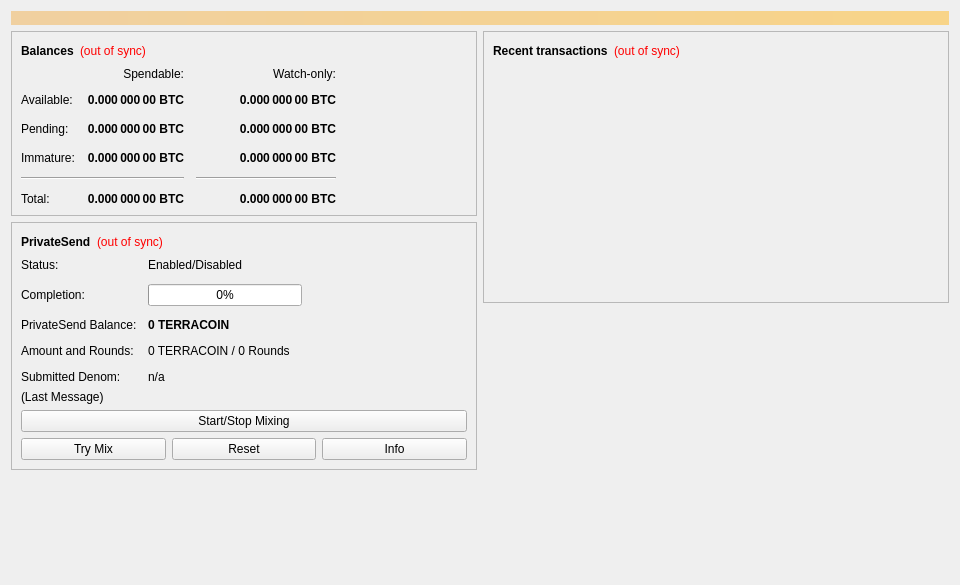
<?xml version="1.0" encoding="UTF-8"?>
<ui version="4.0">
 <class>OverviewPage</class>
 <widget class="QWidget" name="OverviewPage">
  <property name="geometry">
   <rect>
    <x>0</x>
    <y>0</y>
    <width>960</width>
    <height>585</height>
   </rect>
  </property>
  <property name="minimumSize">
   <size>
    <width>960</width>
    <height>0</height>
   </size>
  </property>
  <property name="windowTitle">
   <string>Form</string>
  </property>
  <layout class="QVBoxLayout" name="topLayout">
   <item>
    <widget class="QLabel" name="labelAlerts">
     <property name="visible">
      <bool>false</bool>
     </property>
     <property name="styleSheet">
      <string notr="true">QLabel { background-color: qlineargradient(x1: 0, y1: 0, x2: 1, y2: 0, stop:0 #F0D0A0, stop:1 #F8D488); color:#000000; }</string>
     </property>
     <property name="wordWrap">
      <bool>true</bool>
     </property>
     <property name="margin">
      <number>3</number>
     </property>
     <property name="textInteractionFlags">
      <set>Qt::TextSelectableByMouse</set>
     </property>
    </widget>
   </item>
   <item>
    <layout class="QHBoxLayout" name="horizontalLayout" stretch="1,1">
     <item>
      <layout class="QVBoxLayout" name="verticalLayout_2">
       <item>
        <widget class="QFrame" name="frame">
         <property name="frameShape">
          <enum>QFrame::StyledPanel</enum>
         </property>
         <property name="frameShadow">
          <enum>QFrame::Raised</enum>
         </property>
         <layout class="QVBoxLayout" name="verticalLayout_4">
          <item>
           <layout class="QHBoxLayout" name="horizontalLayout_4">
            <item>
             <widget class="QLabel" name="label_5">
              <property name="font">
               <font>
                <weight>75</weight>
                <bold>true</bold>
               </font>
              </property>
              <property name="text">
               <string>Balances</string>
              </property>
             </widget>
            </item>
            <item>
             <widget class="QLabel" name="labelWalletStatus">
              <property name="toolTip">
               <string>The displayed information may be out of date. Your wallet automatically synchronizes with the Terracoin network after a connection is established, but this process has not completed yet.</string>
              </property>
              <property name="styleSheet">
               <string notr="true">QLabel { color: red; }</string>
              </property>
              <property name="text">
               <string notr="true">(out of sync)</string>
              </property>
              <property name="alignment">
               <set>Qt::AlignLeading|Qt::AlignLeft|Qt::AlignVCenter</set>
              </property>
             </widget>
            </item>
            <item>
             <spacer name="horizontalSpacer_3">
              <property name="orientation">
               <enum>Qt::Horizontal</enum>
              </property>
              <property name="sizeHint" stdset="0">
               <size>
                <width>40</width>
                <height>20</height>
               </size>
              </property>
             </spacer>
            </item>
           </layout>
          </item>
          <item>
           <layout class="QGridLayout" name="gridLayout">
            <property name="spacing">
             <number>12</number>
            </property>
            <item row="2" column="2">
             <widget class="QLabel" name="labelWatchPending">
              <property name="font">
               <font>
                <weight>75</weight>
                <bold>true</bold>
               </font>
              </property>
              <property name="cursor">
               <cursorShape>IBeamCursor</cursorShape>
              </property>
              <property name="toolTip">
               <string>Unconfirmed transactions to watch-only addresses</string>
              </property>
              <property name="text">
               <string notr="true">0.000 000 00 BTC</string>
              </property>
              <property name="alignment">
               <set>Qt::AlignRight|Qt::AlignTrailing|Qt::AlignVCenter</set>
              </property>
              <property name="textInteractionFlags">
               <set>Qt::LinksAccessibleByMouse|Qt::TextSelectableByKeyboard|Qt::TextSelectableByMouse</set>
              </property>
             </widget>
            </item>
            <item row="2" column="1">
             <widget class="QLabel" name="labelUnconfirmed">
              <property name="font">
               <font>
                <weight>75</weight>
                <bold>true</bold>
               </font>
              </property>
              <property name="cursor">
               <cursorShape>IBeamCursor</cursorShape>
              </property>
              <property name="toolTip">
               <string>Total of transactions that have yet to be confirmed, and do not yet count toward the spendable balance</string>
              </property>
              <property name="text">
               <string notr="true">0.000 000 00 BTC</string>
              </property>
              <property name="alignment">
               <set>Qt::AlignRight|Qt::AlignTrailing|Qt::AlignVCenter</set>
              </property>
              <property name="textInteractionFlags">
               <set>Qt::LinksAccessibleByMouse|Qt::TextSelectableByKeyboard|Qt::TextSelectableByMouse</set>
              </property>
             </widget>
            </item>
            <item row="3" column="2">
             <widget class="QLabel" name="labelWatchImmature">
              <property name="font">
               <font>
                <weight>75</weight>
                <bold>true</bold>
               </font>
              </property>
              <property name="cursor">
               <cursorShape>IBeamCursor</cursorShape>
              </property>
              <property name="toolTip">
               <string>Mined balance in watch-only addresses that has not yet matured</string>
              </property>
              <property name="text">
               <string notr="true">0.000 000 00 BTC</string>
              </property>
              <property name="alignment">
               <set>Qt::AlignRight|Qt::AlignTrailing|Qt::AlignVCenter</set>
              </property>
              <property name="textInteractionFlags">
               <set>Qt::LinksAccessibleByMouse|Qt::TextSelectableByKeyboard|Qt::TextSelectableByMouse</set>
              </property>
             </widget>
            </item>
            <item row="4" column="0" colspan="2">
             <widget class="Line" name="lineSpendableBalance">
              <property name="orientation">
               <enum>Qt::Horizontal</enum>
              </property>
             </widget>
            </item>
            <item row="4" column="2">
             <widget class="Line" name="lineWatchBalance">
              <property name="sizePolicy">
               <sizepolicy hsizetype="Preferred" vsizetype="Fixed">
                <horstretch>0</horstretch>
                <verstretch>0</verstretch>
               </sizepolicy>
              </property>
              <property name="minimumSize">
               <size>
                <width>140</width>
                <height>0</height>
               </size>
              </property>
              <property name="orientation">
               <enum>Qt::Horizontal</enum>
              </property>
             </widget>
            </item>
            <item row="5" column="0">
             <widget class="QLabel" name="labelTotalText">
              <property name="text">
               <string>Total:</string>
              </property>
             </widget>
            </item>
            <item row="3" column="1">
             <widget class="QLabel" name="labelImmature">
              <property name="font">
               <font>
                <weight>75</weight>
                <bold>true</bold>
               </font>
              </property>
              <property name="cursor">
               <cursorShape>IBeamCursor</cursorShape>
              </property>
              <property name="toolTip">
               <string>Mined balance that has not yet matured</string>
              </property>
              <property name="text">
               <string notr="true">0.000 000 00 BTC</string>
              </property>
              <property name="alignment">
               <set>Qt::AlignRight|Qt::AlignTrailing|Qt::AlignVCenter</set>
              </property>
              <property name="textInteractionFlags">
               <set>Qt::LinksAccessibleByMouse|Qt::TextSelectableByKeyboard|Qt::TextSelectableByMouse</set>
              </property>
             </widget>
            </item>
            <item row="2" column="3">
             <spacer name="horizontalSpacer_2">
              <property name="orientation">
               <enum>Qt::Horizontal</enum>
              </property>
              <property name="sizeHint" stdset="0">
               <size>
                <width>40</width>
                <height>20</height>
               </size>
              </property>
             </spacer>
            </item>
            <item row="3" column="0">
             <widget class="QLabel" name="labelImmatureText">
              <property name="text">
               <string>Immature:</string>
              </property>
             </widget>
            </item>
            <item row="5" column="1">
             <widget class="QLabel" name="labelTotal">
              <property name="font">
               <font>
                <weight>75</weight>
                <bold>true</bold>
               </font>
              </property>
              <property name="cursor">
               <cursorShape>IBeamCursor</cursorShape>
              </property>
              <property name="toolTip">
               <string>Your current total balance</string>
              </property>
              <property name="text">
               <string notr="true">0.000 000 00 BTC</string>
              </property>
              <property name="alignment">
               <set>Qt::AlignRight|Qt::AlignTrailing|Qt::AlignVCenter</set>
              </property>
              <property name="textInteractionFlags">
               <set>Qt::LinksAccessibleByMouse|Qt::TextSelectableByKeyboard|Qt::TextSelectableByMouse</set>
              </property>
             </widget>
            </item>
            <item row="5" column="2">
             <widget class="QLabel" name="labelWatchTotal">
              <property name="font">
               <font>
                <weight>75</weight>
                <bold>true</bold>
               </font>
              </property>
              <property name="cursor">
               <cursorShape>IBeamCursor</cursorShape>
              </property>
              <property name="toolTip">
               <string>Current total balance in watch-only addresses</string>
              </property>
              <property name="text">
               <string notr="true">0.000 000 00 BTC</string>
              </property>
              <property name="alignment">
               <set>Qt::AlignRight|Qt::AlignTrailing|Qt::AlignVCenter</set>
              </property>
              <property name="textInteractionFlags">
               <set>Qt::LinksAccessibleByMouse|Qt::TextSelectableByKeyboard|Qt::TextSelectableByMouse</set>
              </property>
             </widget>
            </item>
            <item row="0" column="2">
             <widget class="QLabel" name="labelWatchonly">
              <property name="text">
               <string>Watch-only:</string>
              </property>
              <property name="alignment">
               <set>Qt::AlignRight|Qt::AlignTrailing|Qt::AlignVCenter</set>
              </property>
             </widget>
            </item>
            <item row="1" column="0">
             <widget class="QLabel" name="labelBalanceText">
              <property name="text">
               <string>Available:</string>
              </property>
             </widget>
            </item>
            <item row="1" column="1">
             <widget class="QLabel" name="labelBalance">
              <property name="font">
               <font>
                <weight>75</weight>
                <bold>true</bold>
               </font>
              </property>
              <property name="cursor">
               <cursorShape>IBeamCursor</cursorShape>
              </property>
              <property name="toolTip">
               <string>Your current spendable balance</string>
              </property>
              <property name="text">
               <string notr="true">0.000 000 00 BTC</string>
              </property>
              <property name="alignment">
               <set>Qt::AlignRight|Qt::AlignTrailing|Qt::AlignVCenter</set>
              </property>
              <property name="textInteractionFlags">
               <set>Qt::LinksAccessibleByMouse|Qt::TextSelectableByKeyboard|Qt::TextSelectableByMouse</set>
              </property>
             </widget>
            </item>
            <item row="1" column="2">
             <widget class="QLabel" name="labelWatchAvailable">
              <property name="font">
               <font>
                <weight>75</weight>
                <bold>true</bold>
               </font>
              </property>
              <property name="cursor">
               <cursorShape>IBeamCursor</cursorShape>
              </property>
              <property name="toolTip">
               <string>Your current balance in watch-only addresses</string>
              </property>
              <property name="text">
               <string notr="true">0.000 000 00 BTC</string>
              </property>
              <property name="alignment">
               <set>Qt::AlignRight|Qt::AlignTrailing|Qt::AlignVCenter</set>
              </property>
              <property name="textInteractionFlags">
               <set>Qt::LinksAccessibleByMouse|Qt::TextSelectableByKeyboard|Qt::TextSelectableByMouse</set>
              </property>
             </widget>
            </item>
            <item row="2" column="0">
             <widget class="QLabel" name="labelPendingText">
              <property name="text">
               <string>Pending:</string>
              </property>
             </widget>
            </item>
            <item row="0" column="1">
             <widget class="QLabel" name="labelSpendable">
              <property name="text">
               <string>Spendable:</string>
              </property>
              <property name="alignment">
               <set>Qt::AlignRight|Qt::AlignTrailing|Qt::AlignVCenter</set>
              </property>
             </widget>
            </item>
           </layout>
          </item>
         </layout>
        </widget>
       </item>
       <item>
        <widget class="QFrame" name="framePrivateSend">
         <property name="layoutDirection">
          <enum>Qt::LeftToRight</enum>
         </property>
         <property name="frameShape">
          <enum>QFrame::StyledPanel</enum>
         </property>
         <property name="frameShadow">
          <enum>QFrame::Raised</enum>
         </property>
         <layout class="QVBoxLayout" name="VerticalLayout_PS1">
          <item>
           <layout class="QHBoxLayout" name="horizontalLayout_5">
            <item>
             <widget class="QLabel" name="labelPrivateSendHeader">
              <property name="font">
               <font>
                <weight>75</weight>
                <bold>true</bold>
               </font>
              </property>
              <property name="text">
               <string>PrivateSend</string>
              </property>
             </widget>
            </item>
            <item>
             <widget class="QLabel" name="labelPrivateSendSyncStatus">
              <property name="toolTip">
               <string>The displayed information may be out of date. Your wallet automatically synchronizes with the Terracoin network after a connection is established, but this process has not completed yet.</string>
              </property>
              <property name="styleSheet">
               <string notr="true">QLabel { color: red; }</string>
              </property>
              <property name="text">
               <string notr="true">(out of sync)</string>
              </property>
              <property name="alignment">
               <set>Qt::AlignLeading|Qt::AlignLeft|Qt::AlignVCenter</set>
              </property>
             </widget>
            </item>
            <item>
             <spacer name="horizontalSpacer_4">
              <property name="orientation">
               <enum>Qt::Horizontal</enum>
              </property>
              <property name="sizeHint" stdset="0">
               <size>
                <width>40</width>
                <height>20</height>
               </size>
              </property>
             </spacer>
            </item>
           </layout>
          </item>
          <item>
           <layout class="QFormLayout" name="privateSendFormLayout">
            <property name="fieldGrowthPolicy">
             <enum>QFormLayout::AllNonFixedFieldsGrow</enum>
            </property>
            <property name="horizontalSpacing">
             <number>11</number>
            </property>
            <property name="verticalSpacing">
             <number>12</number>
            </property>
            <item row="0" column="0">
             <widget class="QLabel" name="labelPrivateSendEnabledText">
              <property name="text">
               <string>Status:</string>
              </property>
             </widget>
            </item>
            <item row="0" column="1">
             <widget class="QLabel" name="labelPrivateSendEnabled">
              <property name="text">
               <string>Enabled/Disabled</string>
              </property>
             </widget>
            </item>
            <item row="1" column="0">
             <widget class="QLabel" name="labelCompletitionText">
              <property name="text">
               <string>Completion:</string>
              </property>
             </widget>
            </item>
            <item row="1" column="1">
             <widget class="QProgressBar" name="privateSendProgress">
              <property name="maximumSize">
               <size>
                <width>154</width>
                <height>16777215</height>
               </size>
              </property>
              <property name="value">
               <number>0</number>
              </property>
             </widget>
            </item>
            <item row="2" column="0">
             <widget class="QLabel" name="labelAnonymizedText">
              <property name="text">
               <string>PrivateSend Balance:</string>
              </property>
             </widget>
            </item>
            <item row="2" column="1">
             <widget class="QLabel" name="labelAnonymized">
              <property name="font">
               <font>
                <weight>75</weight>
                <bold>true</bold>
               </font>
              </property>
              <property name="text">
               <string notr="true">0 TERRACOIN</string>
              </property>
             </widget>
            </item>
            <item row="3" column="0">
             <widget class="QLabel" name="labelAmountAndRoundsText">
              <property name="text">
               <string>Amount and Rounds:</string>
              </property>
             </widget>
            </item>
            <item row="3" column="1">
             <widget class="QLabel" name="labelAmountRounds">
              <property name="text">
               <string>0 TERRACOIN / 0 Rounds</string>
              </property>
             </widget>
            </item>
            <item row="4" column="0">
             <widget class="QLabel" name="labelSubmittedDenomText">
              <property name="text">
               <string>Submitted Denom:</string>
              </property>
             </widget>
            </item>
            <item row="4" column="1">
             <widget class="QLabel" name="labelSubmittedDenom">
              <property name="toolTip">
               <string>The denominations you submitted to the Masternode.&lt;br&gt;To mix, other users must submit the exact same denominations.</string>
              </property>
              <property name="text">
               <string>n/a</string>
              </property>
             </widget>
            </item>
           </layout>
          </item>
          <item>
           <layout class="QVBoxLayout" name="VerticalLayout_PS">
            <item>
             <widget class="QLabel" name="labelPrivateSendLastMessage">
              <property name="text">
               <string>(Last Message)</string>
              </property>
              <property name="alignment">
               <set>Qt::AlignLeading|Qt::AlignLeft|Qt::AlignTop</set>
              </property>
              <property name="wordWrap">
               <bool>true</bool>
              </property>
             </widget>
            </item>
            <item>
             <widget class="QPushButton" name="togglePrivateSend">
              <property name="sizePolicy">
               <sizepolicy hsizetype="MinimumExpanding" vsizetype="Fixed">
                <horstretch>0</horstretch>
                <verstretch>0</verstretch>
               </sizepolicy>
              </property>
              <property name="text">
               <string>Start/Stop Mixing</string>
              </property>
             </widget>
            </item>
            <item>
             <layout class="QHBoxLayout" name="horizontalLayout_debugbuttons">
              <item>
               <widget class="QPushButton" name="privateSendAuto">
                <property name="sizePolicy">
                 <sizepolicy hsizetype="MinimumExpanding" vsizetype="Fixed">
                  <horstretch>0</horstretch>
                  <verstretch>0</verstretch>
                 </sizepolicy>
                </property>
                <property name="toolTip">
                 <string>Try to manually submit a PrivateSend request.</string>
                </property>
                <property name="text">
                 <string>Try Mix</string>
                </property>
               </widget>
              </item>
              <item>
               <widget class="QPushButton" name="privateSendReset">
                <property name="sizePolicy">
                 <sizepolicy hsizetype="MinimumExpanding" vsizetype="Fixed">
                  <horstretch>0</horstretch>
                  <verstretch>0</verstretch>
                 </sizepolicy>
                </property>
                <property name="toolTip">
                 <string>Reset the current status of PrivateSend (can interrupt PrivateSend if it's in the process of Mixing, which can cost you money!)</string>
                </property>
                <property name="autoFillBackground">
                 <bool>false</bool>
                </property>
                <property name="text">
                 <string>Reset</string>
                </property>
               </widget>
              </item>
              <item>
               <widget class="QPushButton" name="privateSendInfo">
                <property name="sizePolicy">
                 <sizepolicy hsizetype="MinimumExpanding" vsizetype="Fixed">
                  <horstretch>0</horstretch>
                  <verstretch>0</verstretch>
                 </sizepolicy>
                </property>
                <property name="toolTip">
                 <string>Information about PrivateSend and Mixing</string>
                </property>
                <property name="text">
                 <string>Info</string>
                </property>
               </widget>
              </item>
             </layout>
            </item>
           </layout>
          </item>
         </layout>
        </widget>
       </item>
       <item>
        <spacer name="verticalSpacer">
         <property name="orientation">
          <enum>Qt::Vertical</enum>
         </property>
         <property name="sizeHint" stdset="0">
          <size>
           <width>20</width>
           <height>40</height>
          </size>
         </property>
        </spacer>
       </item>
      </layout>
     </item>
     <item>
      <layout class="QVBoxLayout" name="verticalLayout_3">
       <item>
        <widget class="QFrame" name="frame_2">
         <property name="frameShape">
          <enum>QFrame::StyledPanel</enum>
         </property>
         <property name="frameShadow">
          <enum>QFrame::Raised</enum>
         </property>
         <layout class="QVBoxLayout" name="verticalLayout">
          <item>
           <layout class="QHBoxLayout" name="horizontalLayout_2">
            <item>
             <widget class="QLabel" name="label_4">
              <property name="font">
               <font>
                <weight>75</weight>
                <bold>true</bold>
               </font>
              </property>
              <property name="text">
               <string>Recent transactions</string>
              </property>
             </widget>
            </item>
            <item>
             <widget class="QLabel" name="labelTransactionsStatus">
              <property name="toolTip">
               <string>The displayed information may be out of date. Your wallet automatically synchronizes with the Terracoin network after a connection is established, but this process has not completed yet.</string>
              </property>
              <property name="styleSheet">
               <string notr="true">QLabel { color: red; }</string>
              </property>
              <property name="text">
               <string notr="true">(out of sync)</string>
              </property>
              <property name="alignment">
               <set>Qt::AlignLeading|Qt::AlignLeft|Qt::AlignVCenter</set>
              </property>
             </widget>
            </item>
            <item>
             <spacer name="horizontalSpacer">
              <property name="orientation">
               <enum>Qt::Horizontal</enum>
              </property>
              <property name="sizeHint" stdset="0">
               <size>
                <width>40</width>
                <height>20</height>
               </size>
              </property>
             </spacer>
            </item>
           </layout>
          </item>
          <item>
           <widget class="QListView" name="listTransactions">
            <property name="styleSheet">
             <string notr="true">QListView { background: transparent; }</string>
            </property>
            <property name="frameShape">
             <enum>QFrame::NoFrame</enum>
            </property>
            <property name="verticalScrollBarPolicy">
             <enum>Qt::ScrollBarAlwaysOff</enum>
            </property>
            <property name="horizontalScrollBarPolicy">
             <enum>Qt::ScrollBarAlwaysOff</enum>
            </property>
            <property name="selectionMode">
             <enum>QAbstractItemView::NoSelection</enum>
            </property>
           </widget>
          </item>
         </layout>
        </widget>
       </item>
       <item>
        <spacer name="verticalSpacer_2">
         <property name="orientation">
          <enum>Qt::Vertical</enum>
         </property>
         <property name="sizeHint" stdset="0">
          <size>
           <width>20</width>
           <height>40</height>
          </size>
         </property>
        </spacer>
       </item>
      </layout>
     </item>
    </layout>
   </item>
  </layout>
 </widget>
 <resources/>
 <connections/>
</ui>
